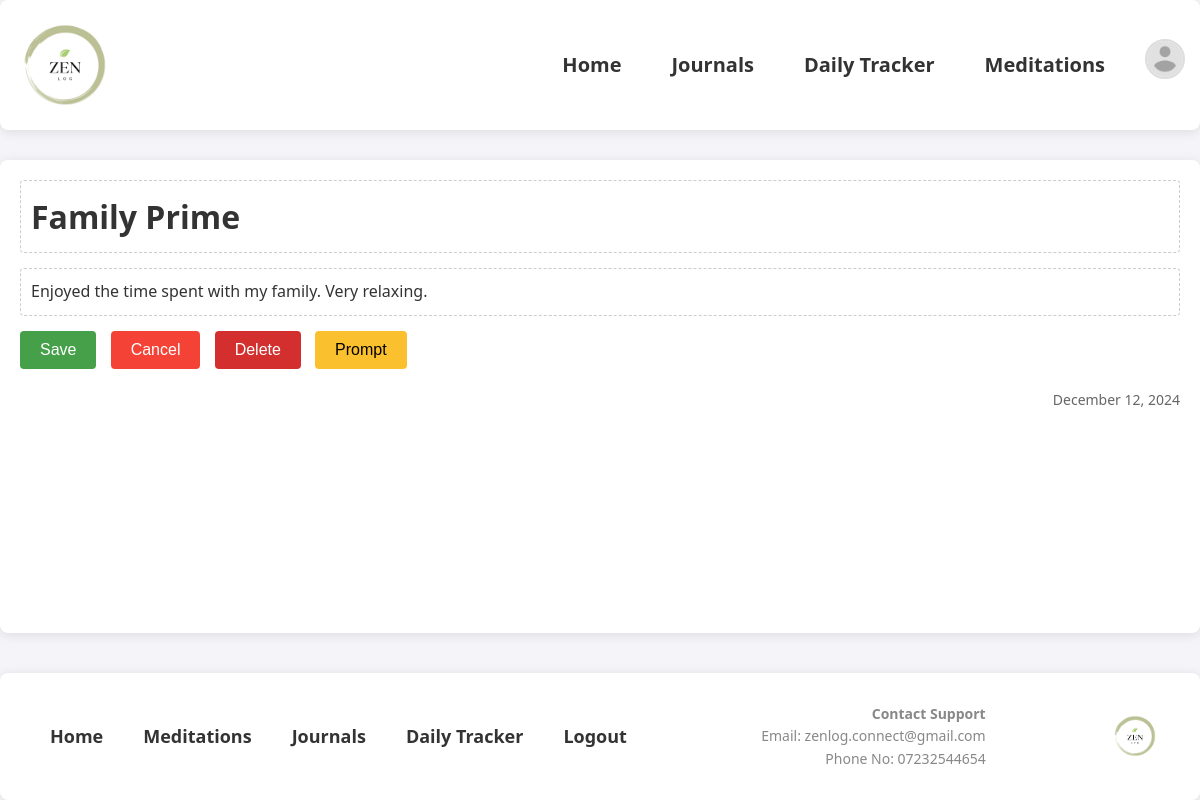
Before: /journal/3 (signed in) with the older database file.
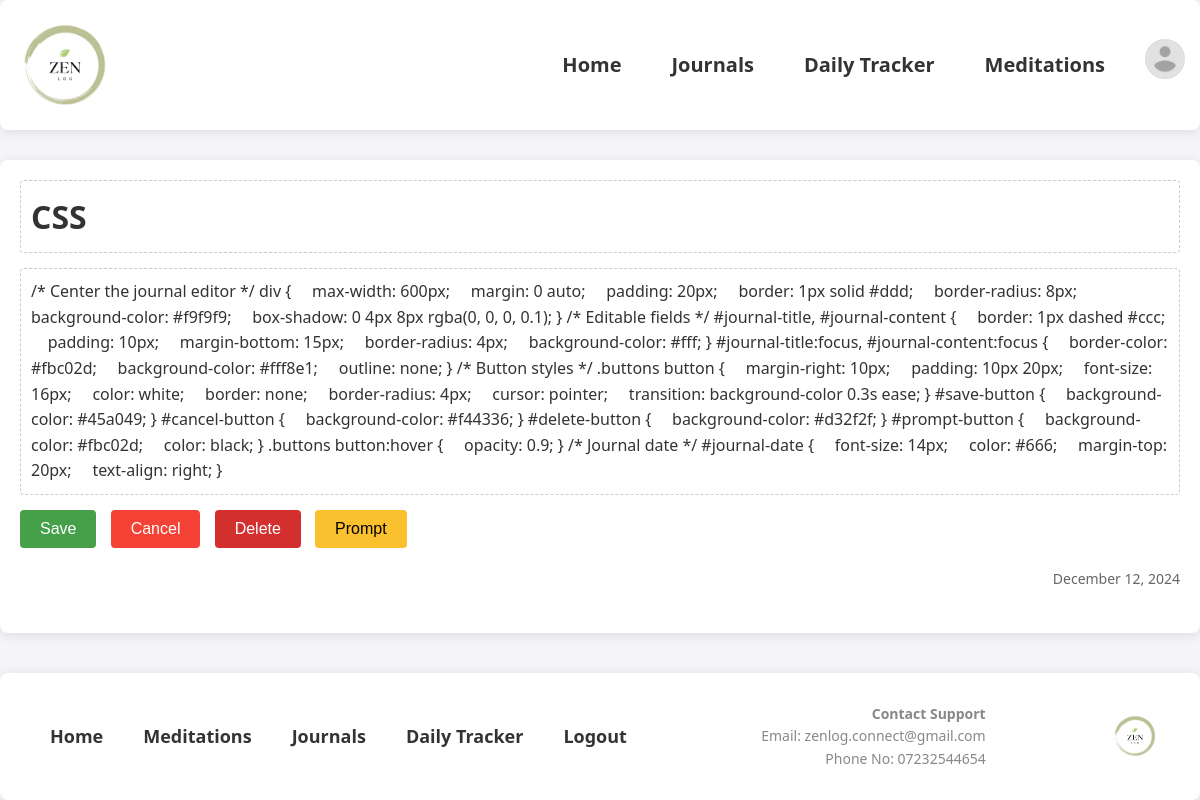
After: the same page with the newer database file.
### tables this page shows
CREATE TABLE Journals 
                   (id INTEGER PRIMARY KEY AUTOINCREMENT,
                   daily_tracker_id INT NOT NULL,
                   title TEXT DEFAULT "Add Title",
                   main_text TEXT DEFAULT "Add Content",
                   FOREIGN KEY (daily_tracker_id) REFERENCES Daily_Tracker(id) ON DELETE CASCADE
                   );

### main.py (the view, shortened to what this page needs)
@app.route("/journal/<id>", methods=["GET","POST"])
def journal_id(id):
    if request.method == "GET":
        in_session = check_if_session()
        if in_session != None:
            return in_session
        else:
            if check_journal_access_by_username(username=session['username'],journal_id=id):
                current_journal = get_journal_by_journalid(journalid=id)
                current_journal.date_created = datetime.strptime(current_journal.date_created, "%Y-%m-%d").strftime("%B %d, %Y")
                return render_template("journal.html",journal=current_journal)
            else:
                return redirect(url_for('journal', snackbar_message="You do not have access to this journal", snackbar_colour=red))

### Backend/database/creating_tables.py (called while the page is built)
def startdatabase():
    connect = sqlite3.connect("websitedatabase.db")
    cursor = connect.cursor()
    return cursor, connect

def closedatabase(cursor):
    cursor.close()

### Backend/database/journal.py (called while the page is built)
def get_journal_by_journalid(journalid: int):
    cursor, conn = startdatabase()
    result =  cursor.execute('''SELECT Journals.*, Daily_Tracker.date_of_data FROM Journals
                               INNER JOIN Daily_Tracker ON Daily_Tracker.id = Journals.daily_tracker_id
                               WHERE Journals.id = ?''',(journalid,)).fetchall()[0]
    journal = Journal(id= result[0], daily_tracker_id= result[1], title= result[2], content= result[3],date_created=result[4])
    closedatabase(cursor)
    return journal

### main.py (called while the page is built)
def check_if_session():
    if 'username' in session: # if in a session
        return None
    else:
        return( redirect(url_for("login",
        snackbar_message="Need to login", snackbar_colour=orange)))

### templates/journal.html (shortened to what this page needs)
{% extends "template.html" %}
{% block links %}
<link rel="stylesheet" href="{{ url_for('static', filename='CSS/journal.css') }}">
{% endblock %}
{% block main %}
<div >
    <h1 id="journal-title" contenteditable="true">{{journal.title}}</h1>
    <p id="journal-content" contenteditable="true">{{journal.content}}</p>
    <div class="buttons">
        <button id="save-button" onclick="saveJournal()" aria-label="Save Journal">Save</button>
        <button id="cancel-button" onclick="cancelEdit()" aria-label="Cancel Journal">Cancel</button>
        <button id="delete-button" onclick="deleteJournal()" aria-label="Delete Journal">Delete</button>
        <button id="prompt-button" onclick="prompt()" aria-label="Prompt">Prompt</button>
    </div>
    <p id="journal-date">{{journal.date_created}}</p>
</div>
{% endblock %}

Changed rows visible on the page:
changed Journals: title "Family Prime" → "CSS"; content "Enjoyed the time spent with my family. Very relaxing." → "/* Center the journal editor */ div { max-width: 600px; margin: 0 auto; padding: 20px; border: 1px solid #ddd; border-radius: 8px; background-color: #f9f9f9; box-shadow: 0 4px 8px rgba(0, 0, 0, 0.1); } /* Editable fields */ #journal-title, #journal-content { border: 1px dashed #ccc; padding: 10px; margin-bottom: 15px; border-radius: 4px; background-color: #fff; } #journal-title:focus, #journal-content:focus { border-color: #fbc02d; background-color: #fff8e1; outline: none; } /* Button styles */ .buttons button { margin-right: 10px; padding: 10px 20px; font-size: 16px; color: white; border: none; border-radius: 4px; cursor: pointer; transition: background-color 0.3s ease; } #save-button {…"
